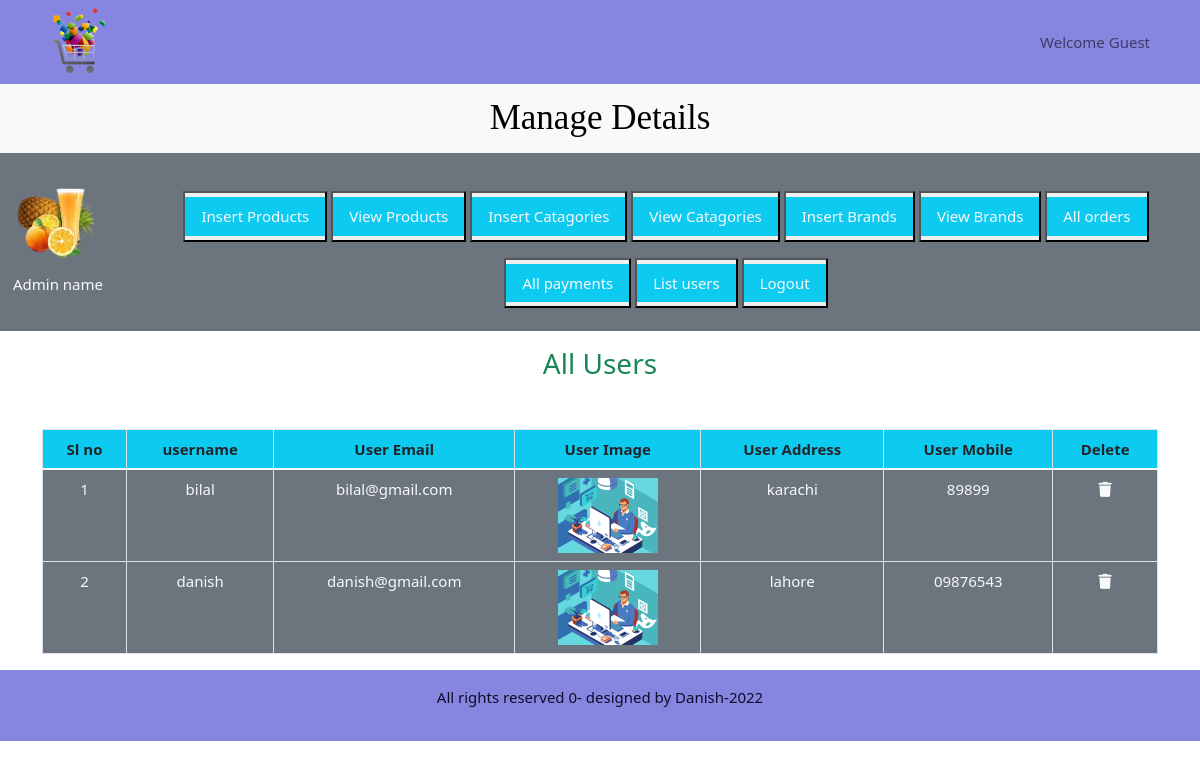
Page /admin_area/index.php?list_users on the committed database.
### tables this page shows
CREATE TABLE `user_table` (
  `user_id` int(11) NOT NULL,
  `username` varchar(100) NOT NULL,
  `user_email` varchar(100) NOT NULL,
  `user_password` varchar(255) NOT NULL,
  `user_image` varchar(255) NOT NULL,
  `user_ip` varchar(100) NOT NULL,
  `user_address` varchar(255) NOT NULL,
  `user_mobile` varchar(20) NOT NULL
);

### admin_area/list_users.php (the view, shortened to what this page needs)
<h3 class="text-center text-success">All Users</h3>
<table class="table table-bordered mt-5">
    <thead class="bg-info text-center">
        <?php
        $get_payments = "SELECT * FROM `user_table`";
        $result = mysqli_query($con, $get_payments);
        $row_count = mysqli_num_rows($result);
        echo "  <th>Sl no</th>
       <th>username</th>
       <th>User Email</th>
       <th>User Image</th>
       <th>User Address</th>
       <th>User Mobile</th>
       <th>Delete</th>
   </thead>
   <tbody class='bg-secondary text-light text-center'>";
        if ($row_count == 0) {
            echo "<h2 class='text-danger text-center mt-5'>No user yet</h2>";
        } else {
            $number = 0;
            while ($row_data = mysqli_fetch_assoc($result)) {
                $username = $row_data['username'];
                $user_email = $row_data['user_email'];
                $user_image = $row_data['user_image'];
                $user_address = $row_data['user_address'];
                $user_mobile = $row_data['user_mobile'];
                $number++;
                echo " <tr>
        <td>$number</td>
        <td>$username</td>
        <td>$user_email</td>
        <td><img src='../users_area/user_images/$user_image' alt='$user_image' class='product_image'/></td>
        <td>$user_address</td>
        <td>$user_mobile</td>
        <td><a href='' class='text-light'><i class='fa-solid fa-trash'></i></a></td>
    </tr>";
            }
        }
        ?>
        </tbody>
</table>

### style.css (style rules this page uses)
* { margin: 0%; padding: 0%; box-sizing: border-box; }

### admin_area/index.php (style rules this page uses)
body { overflow-x: hidden; height: 100%; width: 100%; font-size: 15px; font-weight: 500; color: #0f0c29; cursor: pointer; z-index: 1; transition: all 0.6s ease; }
.product_image { width: 100px; object-fit: contain; }

### rows in the picture
user_table: username "bilal", user_email "bilal@gmail.com", user_image (picture), user_address "karachi", user_mobile "89899"
user_table: username "danish", user_email "danish@gmail.com", user_image (picture), user_address "lahore", user_mobile "09876543"
